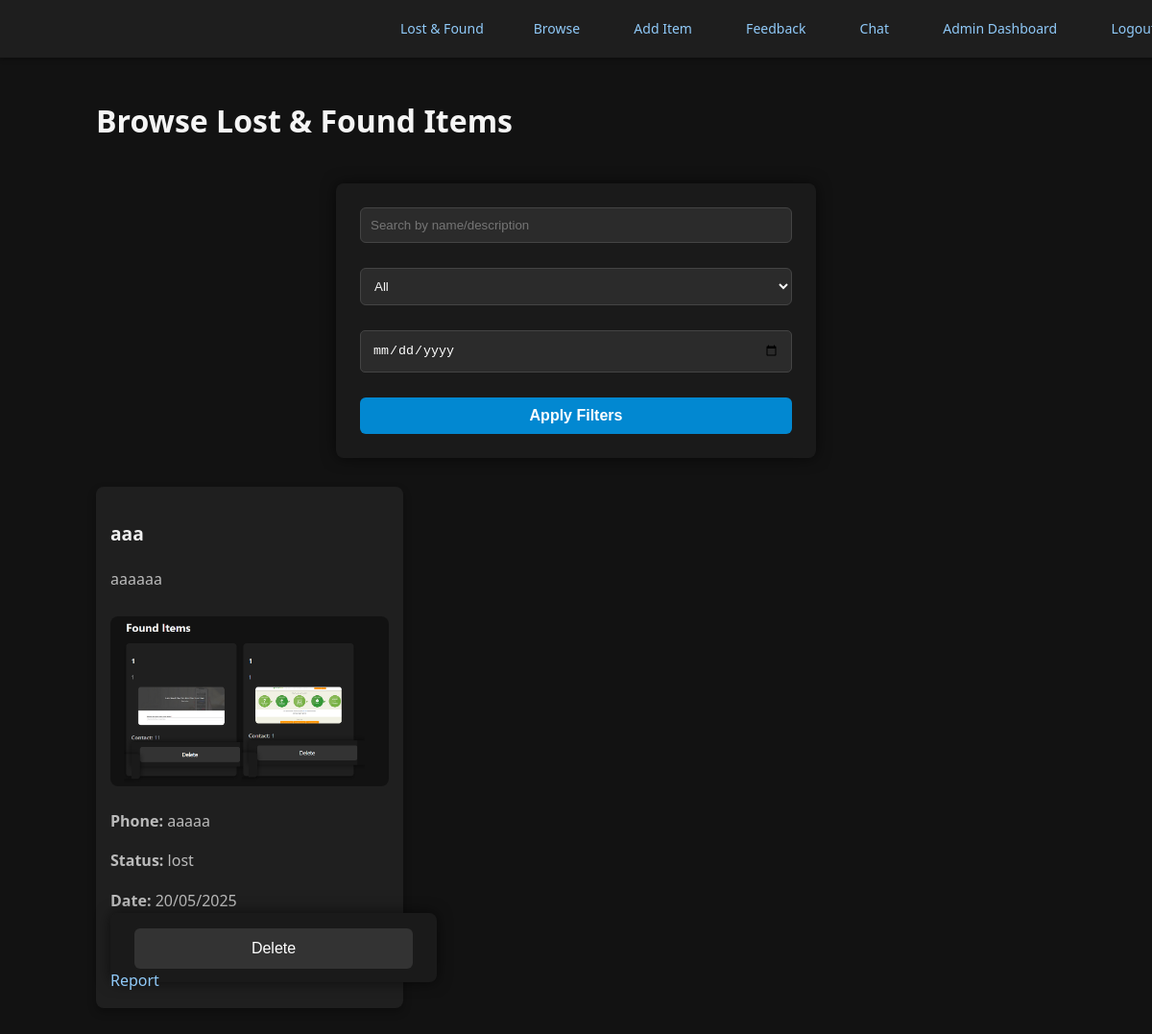
Screenshot of /browse (signed in) with the database file from the repository.
### app.py (models this page shows)
class LostItem(db.Model):
    id = db.Column(db.Integer, primary_key=True)
    name = db.Column(db.String(150), nullable=False)
    description = db.Column(db.String(500), nullable=False)
    phone = db.Column(db.String(20), nullable=False)
    photo = db.Column(db.String(200), nullable=True)
    date_reported = db.Column(db.DateTime, default=datetime.utcnow)
    status = db.Column(db.String(50), default='lost')
    user_id = db.Column(db.Integer, db.ForeignKey('user.id'), nullable=False)
    reports = db.relationship('Report', backref='item', lazy=True, cascade="all, delete-orphan")

### app.py (the view, shortened to what this page needs)
    @app.route('/browse')
    @login_required
    def browse():
        search = request.args.get('search', '').strip()
        status = request.args.get('status', 'all')
        date_str = request.args.get('date')
        query = LostItem.query.order_by(LostItem.date_reported.desc())
        if search:
            query = query.filter(
                (LostItem.name.ilike(f'%{search}%')) |
                (LostItem.description.ilike(f'%{search}%'))
            )
        if status != 'all':
            query = query.filter_by(status=status)
        items = query.all()
        return render_template('browse.html', items=items)

### app.py (called while the page is built)
@login_manager.user_loader
def load_user(user_id):
    return User.query.get(int(user_id))

### templates/browse.html (shortened to what this page needs)
{% extends "base.html" %}
{% block content %}
<div class="container">
    <h1>Browse Lost & Found Items</h1>
    <form method="get" class="filter-form">
        <input type="text" name="search" placeholder="Search by name/description" value="{{ request.args.get('search', '') }}">
        <select name="status">
            <option value="all" {% if request.args.get('status') == 'all' %}selected{% endif %}>All</option>
        </select>
        <input type="date" name="date" value="{{ request.args.get('date', '') }}">
        <button type="submit">Apply Filters</button>
    </form>
    {% if items %}
        <div class="items-list">
            {% for item in items %}
                <div class="item-card">
                    <h3>{{ item.name }}</h3>
                    <p>{{ item.description }}</p>
                    {% if item.photo %}
                        <div class="item-photo">
                            <img src="{{ url_for('static', filename='uploads/' + item.photo) }}" alt="Item Photo" class="item-img">
                        </div>
                    {% endif %}
                    <p><strong>Phone:</strong> {{ item.phone }}</p>
                    <p><strong>Status:</strong> {{ item.status }}</p>
                    <p><strong>Date:</strong> {{ item.date_reported.strftime('%d/%m/%Y') }}</p>
                    {% if current_user.is_authenticated and current_user.is_admin %}
                        <form action="{{ url_for('delete_item', item_id=item.id) }}" method="post" style="display:inline;">
                            <button type="submit" onclick="return confirm('Are you sure you want to delete this item?')">Delete</button>
                        </form>
                    {% endif %}
                    <a href="{{ url_for('report_item', item_id=item.id) }}" class="btn btn-danger">Report</a>
                </div>
            {% endfor %}
        </div>
    {% else %}
        <p>No items found matching your criteria.</p>
    {% endif %}
</div>
{% endblock %}

### static/css/style.css (style rules this page uses)
body { background-color: #121212; color: #f5f5f5; font-family: 'Segoe UI', Tahoma, Geneva, Verdana, sans-serif; margin: 0; padding: 0; line-height: 1.6; padding-top: 60px; }
a { color: #90caf9; text-decoration: none; transition: 0.3s ease; }
.container { max-width: 1000px; margin: 40px auto; padding: 0 20px; }
form { background-color: #1a1a1a; padding: 25px; margin: 40px auto; border-radius: 8px; max-width: 450px; box-shadow: 0 0 15px rgba(0, 0, 0, 0.6); }
input[type="text"], input[type="password"], input[type="email"], input[type="date"], select, textarea, input[type="file"] { width: 100%; padding: 12px; background-color: #2b2b2b; color: #fff; border: 1px solid #444; border-radius: 5px; margin-bottom: 16px; }
button { width: 100%; padding: 12px; background-color: #333; color: white; border: none; border-radius: 6px; font-size: 16px; cursor: pointer; }
.items-list { display: grid; grid-template-columns: repeat(auto-fill, minmax(280px, 1fr)); gap: 20px; }
.item-card { background-color: #1f1f1f; padding: 15px; border-radius: 8px; box-shadow: 0 4px 8px rgba(0, 0, 0, 0.3); transition: transform 0.3s ease; }
.item-card h3 { font-size: 1.2em; color: #f0f0f0; }
.item-card p { color: #bbb; }
.item-img { max-width: 100%; height: auto; border-radius: 8px; margin-top: 10px; }
.filter-form { margin-bottom: 30px; display: flex; gap: 10px; flex-wrap: wrap; }
.filter-form input[type="text"], .filter-form select { padding: 10px; border-radius: 6px; border: 1px solid #444; background-color: #2b2b2b; color: #f5f5f5; flex-grow: 1; min-width: 150px; }
.filter-form button { background-color: #0288d1; color: white; border: none; padding: 10px 24px; border-radius: 6px; cursor: pointer; font-weight: 600; }

### rows the page displays
LostItem: name "aaa", description "aaaaaa", photo (picture), phone "aaaaa", status "lost", date_reported "20/05/2025"
